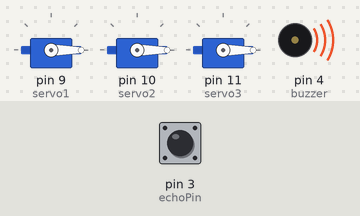
This sketch was run on a simulated Arduino Uno, built with avr-gcc and run on an emulated ATmega328P. Shown: 3 × servo, buzzer (waves = sounding). Inputs (shaded band) come from the test bench; at power-on: pin 3 (echoPin) LOW.

Above: at 1.2 s.
1.3 s: pin 3 (echoPin) pulsed HIGH 2 times (0.12 s each, 0.3 s apart)
At 2.2 s:
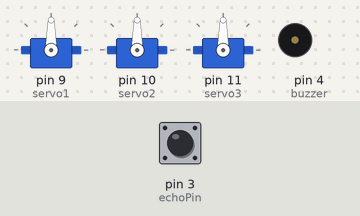
At 3.7 s:
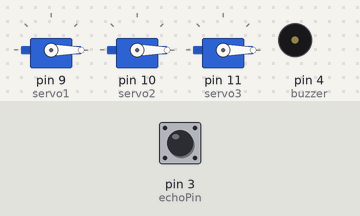
Timing chart, 0 to 5.9 s (numbered marks = the images above; inputs shaded):
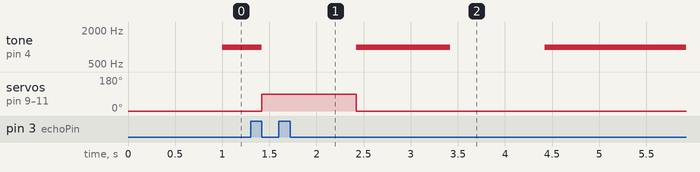

Measured:
- after the input at 1.3 s, tone on pin 4 (buzzer): alternates 1000 Hz for 1.0 s and silent for 1.0 s, 4 changes in all, then stays 1000 Hz, starting after 0.12 s; servo on pin 9 (servo1), servo on pin 10 (servo2), servo on pin 11 (servo3): 0° → 90° after 0.12 s, → 0° 1.0 s later

The sketch:

Target-Practice.ino
```cpp
#include <Servo.h>
int value1 = 0;
int value2 = 0;
int value3 = 0;
int light1 = A0;
int light2 = A1;
int light3 = A2;
int buzzer = 4;
int dis = 0;
const int trigPin = 5;
const int echoPin = 3;
Servo servo1, servo2, servo3;

bool b1 = 0, b2 = 0, b3 = 0;

void returnTargets() {
  servo1.write(0);
  servo2.write(0);
  servo3.write(0);
}

void setup() {
  pinMode(light1, INPUT);
  pinMode(light2, INPUT);
  pinMode(light3, INPUT);
  servo1.attach(9);
  servo1.write(0);
  servo2.attach(10);
  servo2.write(0);
  servo3.attach(11);
  servo3.write(0);
}

void loop() {

  float duration, distance;
  digitalWrite(trigPin, LOW);
  delayMicroseconds(2);
  digitalWrite(trigPin, HIGH);
  delayMicroseconds(10);
  digitalWrite(trigPin, LOW);

  duration = pulseIn(echoPin, HIGH);
  distance = (duration * .0343) / 2;
  if (distance <= 50) {
    tone(buzzer, 1000);
  } else {
    noTone(buzzer);


    value1 = analogRead(light1);
    value2 = analogRead(light2);
    value3 = analogRead(light3);


    if (value1 > 400) {
      servo1.write(90);
      b1 = true;
    }

    if (value2 > 400) {
      servo2.write(90);
      b2 = true;
    }

    if (value3 > 400) {
      servo3.write(90);
      b3 = true;
    }

    if (b1 && b2 && b3) {
      delay(1000);
      returnTargets();
      tone(buzzer, 1000);
      delay(1000);
      noTone(buzzer);
      b1 = false;
      b2 = false;
      b3 = false;
    }
  }

}
```
